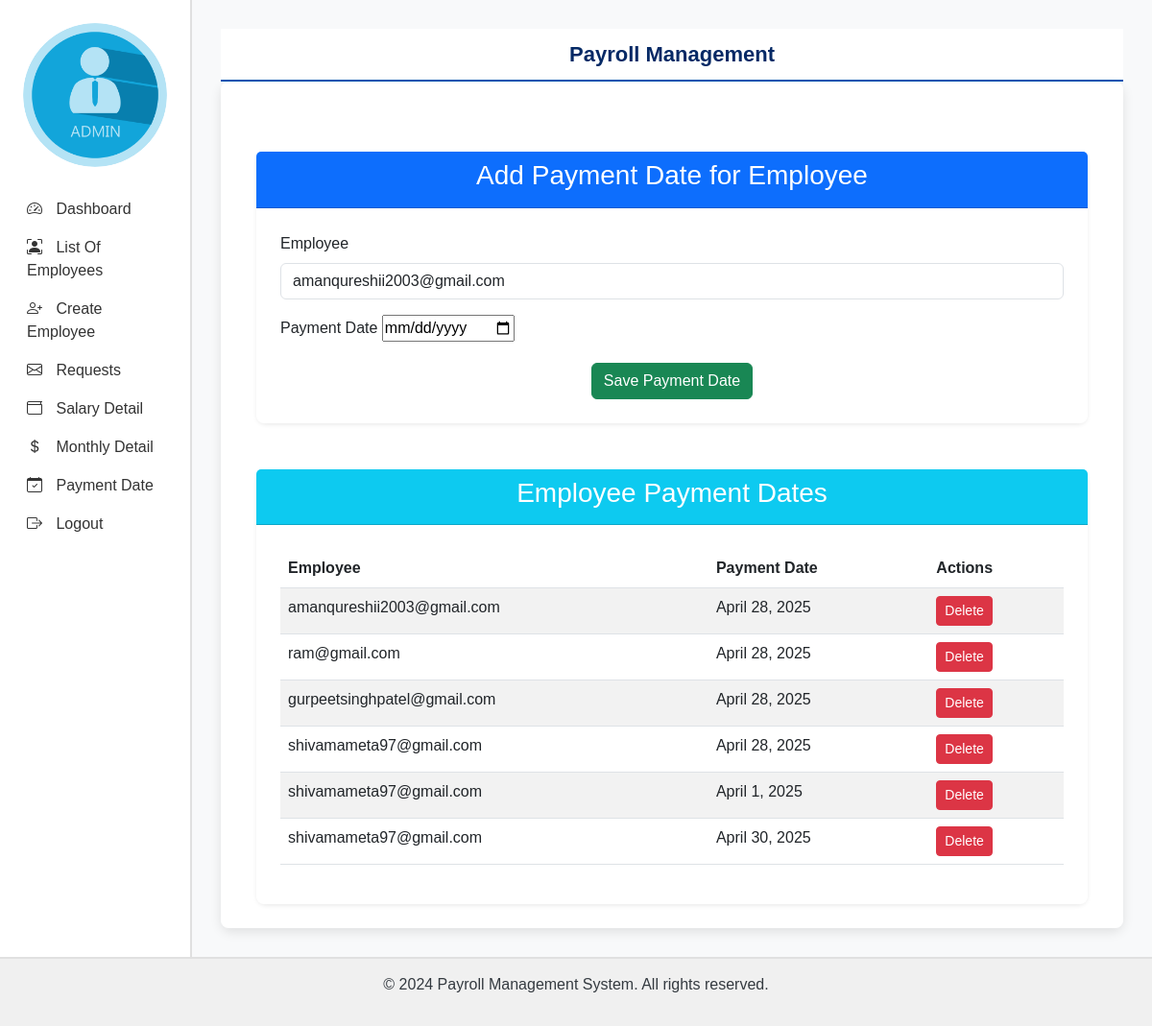
/add-payment-date/ (signed in), run on the app's committed database.
### employee/models.py (models this page shows, shortened)
class EmployeePaymentDate(models.Model):
    employee = models.ForeignKey('EmployeeDetail', on_delete=models.CASCADE)  # Link to EmployeeDetail model
    payment_date = models.DateField()  # Store the payment date for the employee

class EmployeeDetail(models.Model):
    employee_id = models.AutoField(primary_key=True)  # Auto-incrementing ID (renamed to employee_id for consistency)
    user = models.OneToOneField(User, on_delete=models.CASCADE)  # One-to-one relationship with User model
    emp_code = models.CharField(max_length=50)  # Employee code
    emp_dept = models.CharField(max_length=50, null=True)  # Employee department
    designation = models.CharField(max_length=50, null=True)  # Job title or designation
    contact = models.CharField(max_length=50, null=True)  # Contact number
    gender = models.CharField(max_length=50, null=True)  # Gender
    joining_date = models.DateField(null=True)  # Date of joining the company

### employee/views.py (the view)
# urls.py: path('add-payment-date/', add_payment_date, name='add_payment_date'),
@login_required
def add_payment_date(request):
    if not request.user.is_staff:
        return redirect('admin_login')  # Redirect if the user is not an admin
    if request.method == 'POST':
        form = EmployeePaymentDateForm(request.POST)
        if form.is_valid():
            form.save()  # Save the payment date record
            return redirect('add_payment_date')  # Reload the page after saving
    else:
        form = EmployeePaymentDateForm()
    employee_list = EmployeeDetail.objects.all()
    payment_dates = EmployeePaymentDate.objects.all()
    return render(request, 'add_payment_date.html', {
        'form': form,
        'employee_list': employee_list,
        'payment_dates': payment_dates
    })

### employee/form.py
class EmployeePaymentDateForm(forms.ModelForm):
    class Meta:
        model = EmployeePaymentDate
        fields = ['employee', 'payment_date']
        widgets = {
            'payment_date': forms.DateInput(attrs={'type': 'date'}),  # For date input field
        }

### employee/templates/add_payment_date.html (shortened to what this page needs)
{% extends 'admin_base.html' %}
{% block main %}
<div class="container mt-5">
    <div class="card shadow-sm">
        <div class="card-header bg-primary text-white">
            <h3 class="text-center">Add Payment Date for Employee</h3>
        </div>
        <div class="card-body">
            <form method="post">
                <div class="mb-3">
                    <label for="employee" class="form-label">Employee</label>
                    <select id="employee" name="employee" class="form-control" required>
                        {% for employee in employee_list %}
                            <option value="{{ employee.employee_id }}">{{ employee.user.username }}</option>
                        {% endfor %}
                    </select>
                </div>
                <div class="mb-3">
                    <label for="payment_date" class="form-label">Payment Date</label>
                    {{ form.payment_date }}
                </div>
                <div class="text-center">
                    <button type="submit" class="btn btn-success">Save Payment Date</button>
                </div>
            </form>
        </div>
    </div>
    <div class="card shadow-sm mt-5">
        <div class="card-header bg-info text-white">
            <h3 class="text-center">Employee Payment Dates</h3>
        </div>
        <div class="card-body">
            <table class="table table-striped table-hover">
                <thead class="thead-dark">
                    <tr>
                        <th>Employee</th>
                        <th>Payment Date</th>
                        <th>Actions</th>
                    </tr>
                </thead>
                <tbody>
                    {% for payment in payment_dates %}
                        <tr>
                            <td>{{ payment.employee.user.username }}</td>
                            <td>{{ payment.payment_date|date:"F j, Y" }}</td>
                            <td>
                                <form method="POST" action="{% url 'delete_payment_date' payment.id %}">
                                    <button type="submit" class="btn btn-danger btn-sm">Delete</button>
                                </form>
                            </td>
                        </tr>
                    {% empty %}
                        <tr>
                            <td colspan="3" class="text-center text-muted">No payment dates found.</td>
                        </tr>
                    {% endfor %}
                </tbody>
            </table>
        </div>
    </div>
</div>
{% endblock %}

### employee/templates/admin_base.html (style rules this page uses)
body { font-family: Arial, sans-serif; background-color: #f8f9fa; color: #343a40; }
.card { border-radius: 10px; border: none; box-shadow: 0 4px 12px rgba(0, 0, 0, 0.1); }
.card-body { background-color: white; padding: 25px; border-radius: 8px; }

### data on the page
EmployeePaymentDate: employee.user.username "amanqureshii2003@gmail.com", payment_date "April 28, 2025"
EmployeePaymentDate: employee.user.username "ram@gmail.com", payment_date "April 28, 2025"
EmployeePaymentDate: employee.user.username "gurpeetsinghpatel@gmail.com", payment_date "April 28, 2025"
EmployeePaymentDate: employee.user.username "shivamameta97@gmail.com", payment_date "April 28, 2025"
EmployeePaymentDate: employee.user.username "shivamameta97@gmail.com", payment_date "April 1, 2025"
EmployeePaymentDate: employee.user.username "shivamameta97@gmail.com", payment_date "April 30, 2025"

### other printed values
form field employee "amanqureshii2003@gmail.com"
